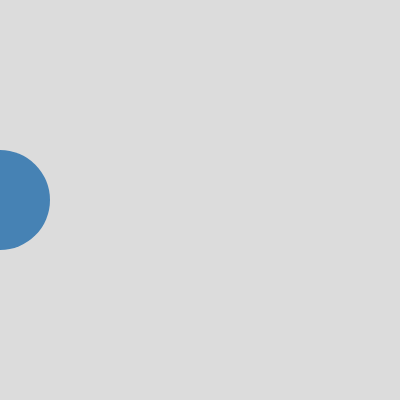
Frame 1 (no input)
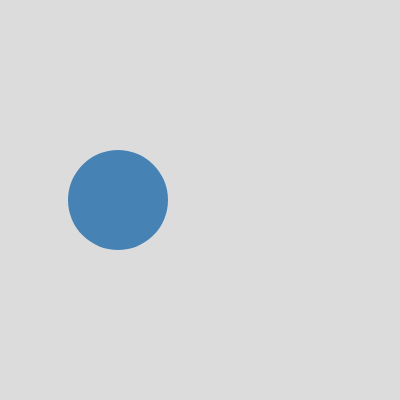
Frame 60 (no input)
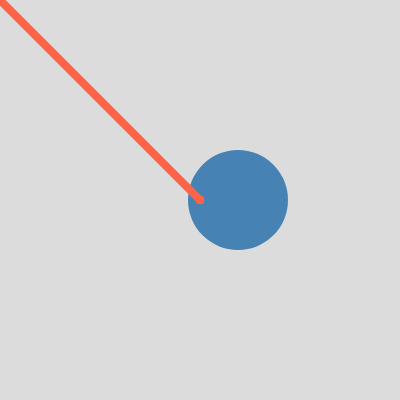
Frame 120 (the mouse pressed at the canvas centre since frame 60)

The p5.js sketch that drew these frames (run headless with seeded random() and noise() and a simulated clock; from frame 60 on, the mouse is pressed at the canvas centre):

// p5.js sketch
// ── sketch.js
/**
 *
 * STEP 2: createGraphics() solves the erasing problem.
 *
 * createGraphics() makes a second canvas that you can't see. Think of it as
 * a sheet of clear plastic: we draw the line on the plastic, then lay it over
 * the main canvas every frame. background() only wipes the main canvas, so
 * whatever is on the plastic stays there.
 *
 *   drag the mouse - draw a line that stays
 *   spacebar - clear the drawing
 *
 */
let circleX = 0;
let drawing; // holds our sheet of clear plastic

function setup() {
  createCanvas(400, 400);

  // same size as the main canvas, so the two line up
  drawing = createGraphics(width, height);

  // a graphics has its own settings. These don't change the main canvas,
  // and we only need to set them once.
  drawing.stroke('tomato');
  drawing.strokeWeight(8);
}

function draw() {
  background(220);

  noStroke();
  fill('steelblue');
  circle(circleX, height / 2, 100);
  circleX = (circleX + 2) % width;

  if (mouseIsPressed) {
    // line() draws on the main canvas. drawing.line() draws on our layer.
    drawing.line(pmouseX, pmouseY, mouseX, mouseY);
  }

  // A graphics is invisible until we put it on the canvas.
  // image() works here the same way it does for a photo or video.
  image(drawing, 0, 0);
}

function keyPressed() {
  if (keyCode === 32) { // Check if the spacebar is pressed
    drawing.clear(); // makes the layer clear again
  }
}

// Try it:
// 1. Comment out image(drawing, 0, 0). Is the line still being drawn?
// 2. Move image(drawing, 0, 0) above the circle. What changes, and why?
// 3. Add drawing.background(255) to setup(). Why can't you see the circle now?
